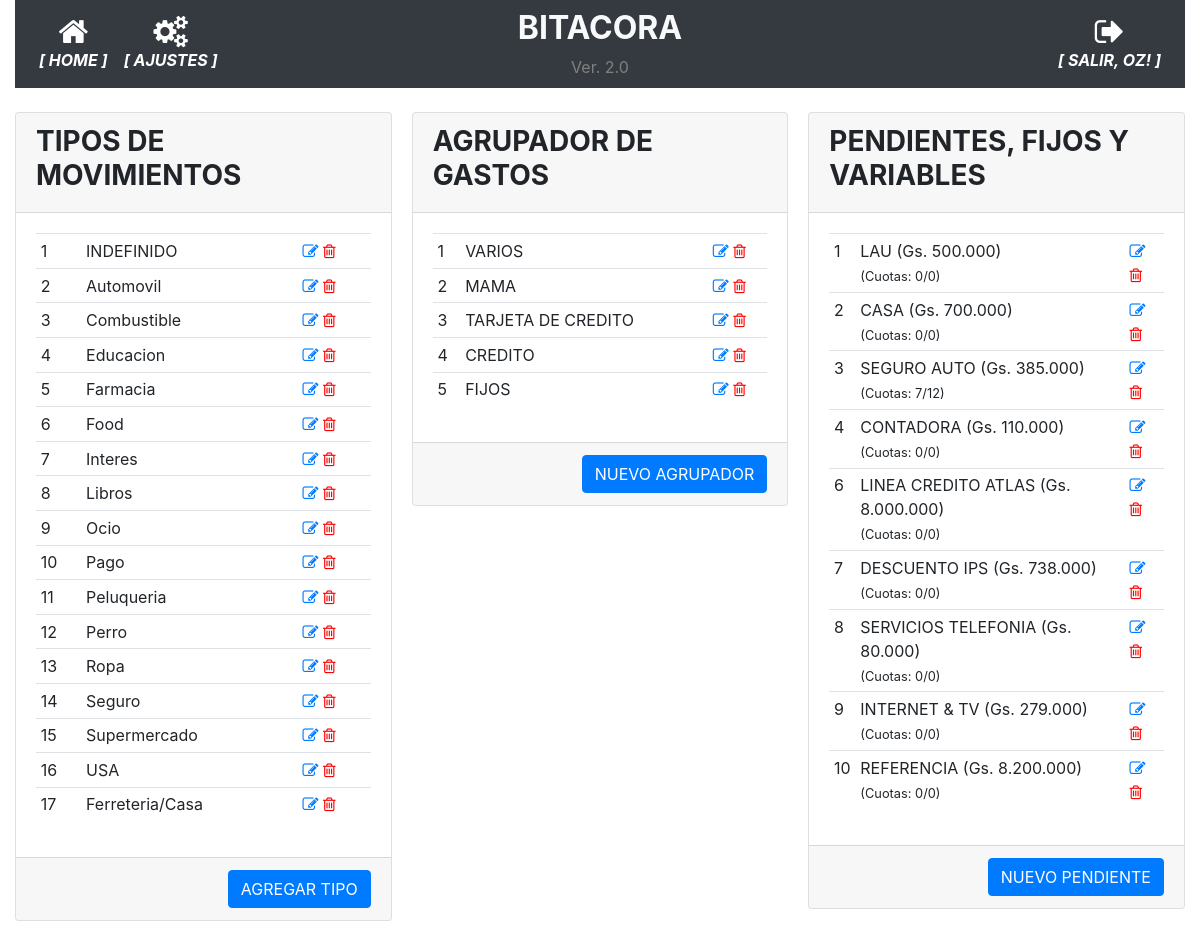
Before: /parametrico (signed in) with the older database file.
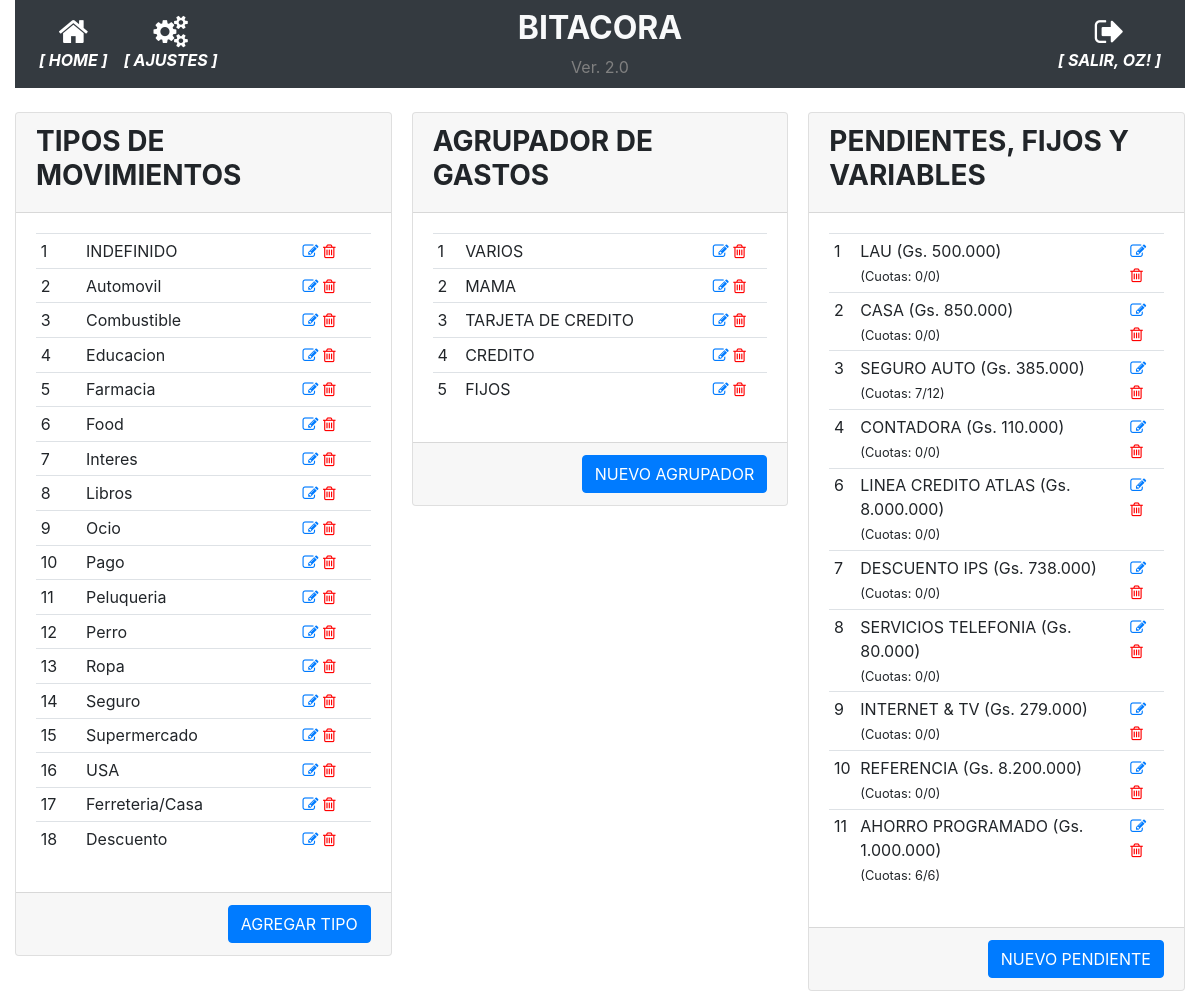
After: the same page with the newer database file.
### app/models.py (models this page shows, shortened)
class TiposMovimiento(db.Model):
    __tablename__='tipos_movimiento'
    id = db.Column(db.Integer, primary_key=True)
    tipo = db.Column(db.String(100), nullable=False)

class AgrupadorGastos(db.Model):
    __tablename__='agrupador_gastos'
    id = db.Column(db.Integer, primary_key=True)
    agrupador = db.Column(db.String(100), nullable=False)

class DeudasPendientes(db.Model):
    __tablename__='deudas_pendientes'
    id = db.Column(db.Integer, primary_key=True)
    descripcion = db.Column(db.String(100), nullable=False)
    monto = db.Column(db.Integer)
    estado = db.Column(db.Boolean, server_default=u'False')
    cuotas = db.Column(db.Integer)
    cuotas_pagadas = db.Column(db.Integer)
    id_agrupador = db.Column(db.Integer, nullable=True)

### app/routes.py (the view)
@app.route('/parametrico', methods=['GET', 'POST'])
@login_required
def parametrico():
    tipos_movimiento = TiposMovimiento.query.all()
    agrupador_gastos = AgrupadorGastos.query.all()
    gastos_fijos = DeudasPendientes.query.all()
    return render_template('parametrico.html', tipos_movimiento=tipos_movimiento, agrupador_gastos=agrupador_gastos, gastos_fijos=gastos_fijos)

### app/models.py (called while the page is built)
@login.user_loader
def load_user(id):
    return User.query.get(int(id))

### app/templates/parametrico.html
{% extends "base.html" %}
{% block main %}
<div class="card-columns">
    <div class="card">
        <div class="card-header">
            <h3><strong>TIPOS DE MOVIMIENTOS</strong></h3>
        </div>
        <div class="card-body">
            <div>
                <table class="table table-sm">
                    {% for tipo in tipos_movimiento %}
                    <tr>
                        <td>{{ tipo.id }}</td>
                        <td>{{ tipo.tipo }}</td>
                        <td class="align-self-end">
                            <a href="{{ url_for('modificar_parametrico', parametrico_id=tipo.id, origen='TIPOS') }}"><i class="fa fa-pencil-square-o"></i></a>
                            <a href="{{ url_for('borrar_parametrico', parametrico_id=tipo.id, origen='TIPOS') }}" style="color:red"><i class="fa fa-trash-o"></i></a>
                        </td>
                    </tr>
                    {% endfor %}
                </table>
            </div>
        </div>
        <div class="card-footer text-muted text-right">
            <a href="{{ url_for('nuevo_parametrico', origen='TIPOS') }}" class="btn btn-primary">AGREGAR TIPO</a>
        </div>
    </div>
    <div class="card">
        <div class="card-header">
            <h3><strong>AGRUPADOR DE GASTOS</strong></h3>
        </div>
        <div class="card-body">
            <div>
                <table class="table table-sm">
                    {% for agrupador in agrupador_gastos %}
                    <tr>
                        <td>{{ agrupador.id }}</td>
                        <td>{{ agrupador.agrupador }}</td>
                        <td class="align-self-end">
                            <a href="{{ url_for('modificar_parametrico', parametrico_id=agrupador.id, origen='AGRUPADORES') }}"><i class="fa fa-pencil-square-o"></i></a>
                            <a href="{{ url_for('borrar_parametrico', parametrico_id=agrupador.id, origen='AGRUPADORES') }}" style="color:red"><i class="fa fa-trash-o"></i></a>
                        </td>
                    </tr>
                    {% endfor %}
                </table>
            </div>
        </div>
        <div class="card-footer text-muted text-right">
            <a href="{{ url_for('nuevo_parametrico', origen='AGRUPADORES') }}" class="btn btn-primary">NUEVO AGRUPADOR</a>
        </div>
    </div>
    <div class="card">
        <div class="card-header">
            <h3><strong>PENDIENTES, FIJOS Y VARIABLES</strong></h3>
        </div>
        <div class="card-body">
            <div>
                <table class="table table-sm">
                    {% for fijo in gastos_fijos %}
                    <tr>
                        <td>{{ fijo.id }}</td>
                        <td>{{ fijo.descripcion }} ({{ "Gs. {:,.0f}".format(fijo.monto).replace(",", ".") }})<br><small>(Cuotas: {{ fijo.cuotas }}/{{ fijo.cuotas_pagadas }})</small></td>
                        <td class="align-self-end">
                            <a href="{{ url_for('modificar_pendiente', pendiente_id=fijo.id) }}"><i class="fa fa-pencil-square-o"></i></a>
                            <a href="{{ url_for('borrar_pendiente', pendiente_id=fijo.id) }}" style="color:red"><i class="fa fa-trash-o"></i></a>
                        </td>
                    </tr>
                    {% endfor %}
                </table>
            </div>
        </div>
        <div class="card-footer text-muted text-right">
            <a href="{{ url_for('nuevo_pendiente') }}" class="btn btn-primary">NUEVO PENDIENTE</a>
        </div>
    </div>
</div>
{% endblock %}

Changed rows visible on the page:
added TiposMovimiento: id "18", tipo "Descuento"
changed DeudasPendientes "CASA": monto "Gs. 700.000" → "Gs. 850.000"
added DeudasPendientes: id "11", descripcion "AHORRO PROGRAMADO", monto "Gs. 1.000.000", cuotas "6", cuotas_pagadas "6"
